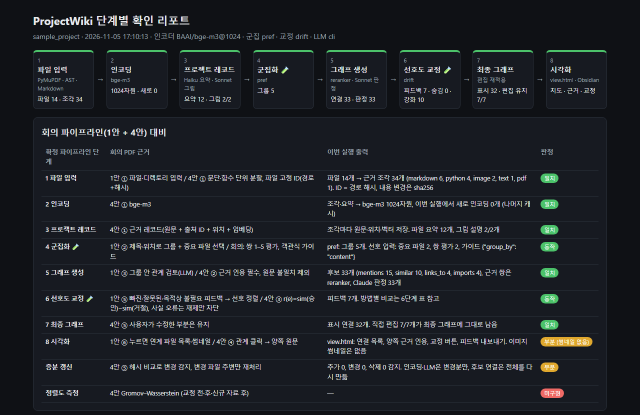
#> input picture assets/stage_report.png, 1280 x 830 px (shown at 1/2 size); its folder holds 2 pictures in this run
$ python old_prototype.py ../../../../../assets ../../../../../assets/viewer.png 100
#> lines starting #> are read from the running program, lines starting #| are printed output that depends on the picture
"""Quick thumbnail experiment for the photo gallery idea.

Abandoned: we ended up doing server-side resizing instead, so this
script is only kept for reference. Nothing else depends on it.
"""

import os
import sys

from PIL import Image, ImageOps

SUPPORTED = {".jpg", ".jpeg", ".png", ".webp", ".bmp"}


def make_thumbnail(path, size=128):
    """Return a square, center-cropped thumbnail for the image at *path*."""
#> called with path = '../../../../../assets/stage_report.png', size = 100
    with Image.open(path) as src:
#> src is the input picture: PIL image 1280x830 RGB; mean R, G, B 29.6, 33, 38.3
        img = ImageOps.exif_transpose(src)
        img = img.convert("RGB")

    # shrink so the longest side fits, keeping the aspect ratio
    img.thumbnail((size, size), Image.LANCZOS)
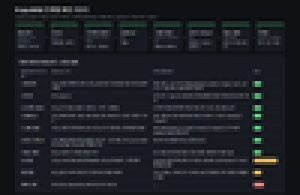
#> img: PIL image 100x65 RGB (shown 3 times larger); mean R, G, B 29.6, 33.1, 38.3

    # center-crop to a square so every thumbnail has the same shape
    w, h = img.size
#> w = 100; h = 65
    side = min(w, h)
#> side = 65
    left = (w - side) // 2
#> left = 17
    top = (h - side) // 2
#> top = 0
    return img.crop((left, top, left + side, top + side))
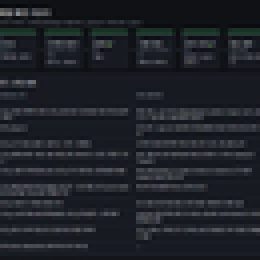
#> returned value: PIL image 65x65 RGB (shown 4 times larger); mean R, G, B 31.3, 34.7, 40.6


def save_all(folder, out_dir, size=128):
    os.makedirs(out_dir, exist_ok=True)
    count = 0
    for name in sorted(os.listdir(folder)):
        base, ext = os.path.splitext(name)
        if ext.lower() not in SUPPORTED:
            continue
        src = os.path.join(folder, name)
        try:
            thumb = make_thumbnail(src, size=size)
        except OSError as exc:
            print(f"skip {name}: {exc}", file=sys.stderr)
            continue
        out_path = os.path.join(out_dir, base + "_thumb.jpg")
        thumb.save(out_path, "JPEG", quality=85)
        count += 1
#> pass 2 of the loop in save_all, `for name in sorted(os.listdir(folder)):`:
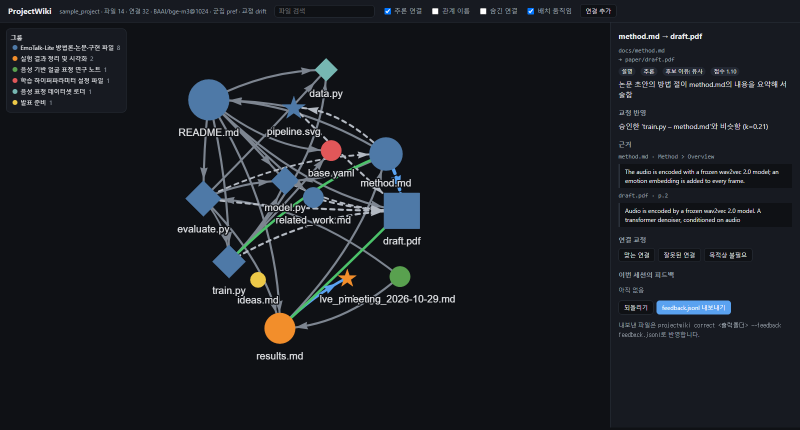
#> input picture assets/viewer.png, 1600 x 860 px (shown at 1/2 size)
#> in make_thumbnail, src is the input picture: PIL image 1600x860 RGB; mean R, G, B 25.1, 28.3, 33.6
#> in make_thumbnail (call 2), `img.thumbnail((size, size), Image.LANCZOS)`:
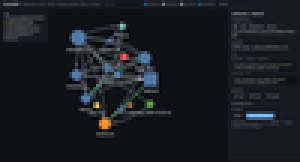
#> img: PIL image 100x54 RGB (shown 3 times larger); mean R, G, B 25.1, 28.3, 33.6
#> in make_thumbnail (call 2), `return img.crop((left, top, left + side, top + side))`:
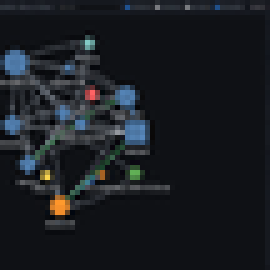
#> returned value: PIL image 54x54 RGB (shown 5 times larger); mean R, G, B 25.7, 29.1, 33.8
    return count


if __name__ == "__main__":
    if len(sys.argv) < 3:
        print("usage: SRC_DIR OUT_DIR [SIZE]")
        sys.exit(1)
    thumb_size = int(sys.argv[3]) if len(sys.argv) > 3 else 128
    n = save_all(sys.argv[1], sys.argv[2], thumb_size)
    print(f"wrote {n} thumbnails")
